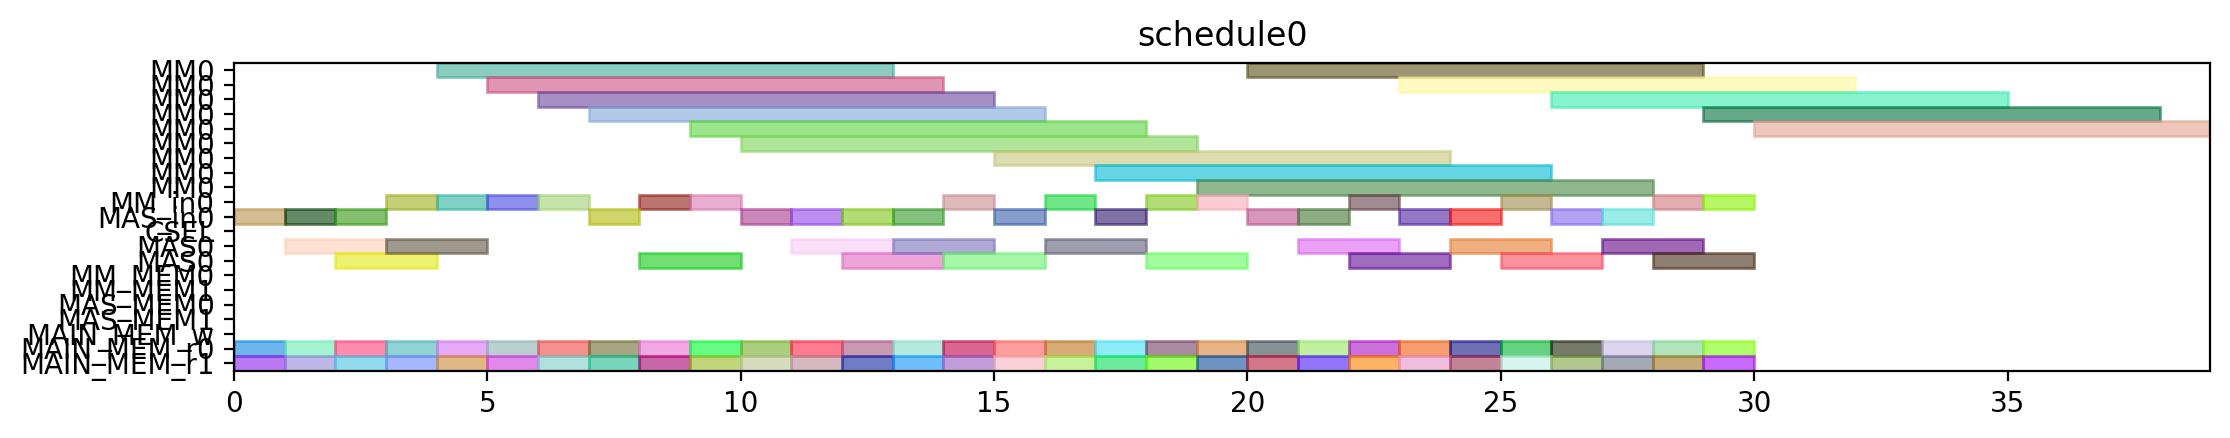

Generate this figure with Python:
from pyschedule import Scenario, solvers, plotters, alt


def solve():
	horizon = 120
	S = Scenario("schedule0", horizon=horizon)

	# resource
	MM = S.Resources('MM', num=1, size=9)
	MM_in = S.Resources('MM_in', num=1)
	MAS_in = S.Resources('MAS_in', num=1)
	CSEL = S.Resource('CSEL')
	MAS = S.Resources('MAS', num=1, size=2, periods=range(1, horizon))
	MM_MEM = S.Resources('MM_MEM', num=2)
	MAS_MEM = S.Resources('MAS_MEM', num=2)
	MAIN_MEM_w = S.Resource('MAIN_MEM_w', size=1)
	MAIN_MEM_r = S.Resources('MAIN_MEM_r', num=2)

	# result of previous scheduling

	# new tasks
	t1_t0 = S.Task('t1_t0', length=9, delay_cost=1)
	t1_t0 += alt(MM)
	t1_t0_in = S.Task('t1_t0_in', length=1, delay_cost=1)
	t1_t0_in += alt(MM_in)
	S += t1_t0_in*MM_in[0]<=t1_t0*MM[0]
	t1_t0_mem0 = S.Task('t1_t0_mem0', length=1, delay_cost=1)
	t1_t0_mem0 += MAIN_MEM_r[0]
	S += t1_t0_mem0 <= t1_t0

	t1_t0_mem1 = S.Task('t1_t0_mem1', length=1, delay_cost=1)
	t1_t0_mem1 += MAIN_MEM_r[1]
	S += t1_t0_mem1 <= t1_t0

	t1_t1 = S.Task('t1_t1', length=9, delay_cost=1)
	t1_t1 += alt(MM)
	t1_t1_in = S.Task('t1_t1_in', length=1, delay_cost=1)
	t1_t1_in += alt(MM_in)
	S += t1_t1_in*MM_in[0]<=t1_t1*MM[0]
	t1_t1_mem0 = S.Task('t1_t1_mem0', length=1, delay_cost=1)
	t1_t1_mem0 += MAIN_MEM_r[0]
	S += t1_t1_mem0 <= t1_t1

	t1_t1_mem1 = S.Task('t1_t1_mem1', length=1, delay_cost=1)
	t1_t1_mem1 += MAIN_MEM_r[1]
	S += t1_t1_mem1 <= t1_t1

	t1_t2 = S.Task('t1_t2', length=2, delay_cost=1)
	t1_t2 += alt(MAS)
	t1_t2_in = S.Task('t1_t2_in', length=1, delay_cost=1)
	t1_t2_in += alt(MAS_in)
	S += t1_t2_in*MAS_in[0]<=t1_t2*MAS[0]

	t1_t2_mem0 = S.Task('t1_t2_mem0', length=1, delay_cost=1)
	t1_t2_mem0 += MAIN_MEM_r[0]
	S += t1_t2_mem0 <= t1_t2

	t1_t2_mem1 = S.Task('t1_t2_mem1', length=1, delay_cost=1)
	t1_t2_mem1 += MAIN_MEM_r[1]
	S += t1_t2_mem1 <= t1_t2

	t1_t3 = S.Task('t1_t3', length=2, delay_cost=1)
	t1_t3 += alt(MAS)
	t1_t3_in = S.Task('t1_t3_in', length=1, delay_cost=1)
	t1_t3_in += alt(MAS_in)
	S += t1_t3_in*MAS_in[0]<=t1_t3*MAS[0]

	t1_t3_mem0 = S.Task('t1_t3_mem0', length=1, delay_cost=1)
	t1_t3_mem0 += MAIN_MEM_r[0]
	S += t1_t3_mem0 <= t1_t3

	t1_t3_mem1 = S.Task('t1_t3_mem1', length=1, delay_cost=1)
	t1_t3_mem1 += MAIN_MEM_r[1]
	S += t1_t3_mem1 <= t1_t3

	t2_t0 = S.Task('t2_t0', length=9, delay_cost=1)
	t2_t0 += alt(MM)
	t2_t0_in = S.Task('t2_t0_in', length=1, delay_cost=1)
	t2_t0_in += alt(MM_in)
	S += t2_t0_in*MM_in[0]<=t2_t0*MM[0]
	t2_t0_mem0 = S.Task('t2_t0_mem0', length=1, delay_cost=1)
	t2_t0_mem0 += MAIN_MEM_r[0]
	S += t2_t0_mem0 <= t2_t0

	t2_t0_mem1 = S.Task('t2_t0_mem1', length=1, delay_cost=1)
	t2_t0_mem1 += MAIN_MEM_r[1]
	S += t2_t0_mem1 <= t2_t0

	t2_t1 = S.Task('t2_t1', length=9, delay_cost=1)
	t2_t1 += alt(MM)
	t2_t1_in = S.Task('t2_t1_in', length=1, delay_cost=1)
	t2_t1_in += alt(MM_in)
	S += t2_t1_in*MM_in[0]<=t2_t1*MM[0]
	t2_t1_mem0 = S.Task('t2_t1_mem0', length=1, delay_cost=1)
	t2_t1_mem0 += MAIN_MEM_r[0]
	S += t2_t1_mem0 <= t2_t1

	t2_t1_mem1 = S.Task('t2_t1_mem1', length=1, delay_cost=1)
	t2_t1_mem1 += MAIN_MEM_r[1]
	S += t2_t1_mem1 <= t2_t1

	t2_t2 = S.Task('t2_t2', length=2, delay_cost=1)
	t2_t2 += alt(MAS)
	t2_t2_in = S.Task('t2_t2_in', length=1, delay_cost=1)
	t2_t2_in += alt(MAS_in)
	S += t2_t2_in*MAS_in[0]<=t2_t2*MAS[0]

	t2_t2_mem0 = S.Task('t2_t2_mem0', length=1, delay_cost=1)
	t2_t2_mem0 += MAIN_MEM_r[0]
	S += t2_t2_mem0 <= t2_t2

	t2_t2_mem1 = S.Task('t2_t2_mem1', length=1, delay_cost=1)
	t2_t2_mem1 += MAIN_MEM_r[1]
	S += t2_t2_mem1 <= t2_t2

	t2_t3 = S.Task('t2_t3', length=2, delay_cost=1)
	t2_t3 += alt(MAS)
	t2_t3_in = S.Task('t2_t3_in', length=1, delay_cost=1)
	t2_t3_in += alt(MAS_in)
	S += t2_t3_in*MAS_in[0]<=t2_t3*MAS[0]

	t2_t3_mem0 = S.Task('t2_t3_mem0', length=1, delay_cost=1)
	t2_t3_mem0 += MAIN_MEM_r[0]
	S += t2_t3_mem0 <= t2_t3

	t2_t3_mem1 = S.Task('t2_t3_mem1', length=1, delay_cost=1)
	t2_t3_mem1 += MAIN_MEM_r[1]
	S += t2_t3_mem1 <= t2_t3

	t0_t0 = S.Task('t0_t0', length=9, delay_cost=1)
	t0_t0 += alt(MM)
	t0_t0_in = S.Task('t0_t0_in', length=1, delay_cost=1)
	t0_t0_in += alt(MM_in)
	S += t0_t0_in*MM_in[0]<=t0_t0*MM[0]
	t0_t0_mem0 = S.Task('t0_t0_mem0', length=1, delay_cost=1)
	t0_t0_mem0 += MAIN_MEM_r[0]
	S += t0_t0_mem0 <= t0_t0

	t0_t0_mem1 = S.Task('t0_t0_mem1', length=1, delay_cost=1)
	t0_t0_mem1 += MAIN_MEM_r[1]
	S += t0_t0_mem1 <= t0_t0

	t0_t1 = S.Task('t0_t1', length=9, delay_cost=1)
	t0_t1 += alt(MM)
	t0_t1_in = S.Task('t0_t1_in', length=1, delay_cost=1)
	t0_t1_in += alt(MM_in)
	S += t0_t1_in*MM_in[0]<=t0_t1*MM[0]
	t0_t1_mem0 = S.Task('t0_t1_mem0', length=1, delay_cost=1)
	t0_t1_mem0 += MAIN_MEM_r[0]
	S += t0_t1_mem0 <= t0_t1

	t0_t1_mem1 = S.Task('t0_t1_mem1', length=1, delay_cost=1)
	t0_t1_mem1 += MAIN_MEM_r[1]
	S += t0_t1_mem1 <= t0_t1

	t0_t2 = S.Task('t0_t2', length=2, delay_cost=1)
	t0_t2 += alt(MAS)
	t0_t2_in = S.Task('t0_t2_in', length=1, delay_cost=1)
	t0_t2_in += alt(MAS_in)
	S += t0_t2_in*MAS_in[0]<=t0_t2*MAS[0]

	t0_t2_mem0 = S.Task('t0_t2_mem0', length=1, delay_cost=1)
	t0_t2_mem0 += MAIN_MEM_r[0]
	S += t0_t2_mem0 <= t0_t2

	t0_t2_mem1 = S.Task('t0_t2_mem1', length=1, delay_cost=1)
	t0_t2_mem1 += MAIN_MEM_r[1]
	S += t0_t2_mem1 <= t0_t2

	t0_t3 = S.Task('t0_t3', length=2, delay_cost=1)
	t0_t3 += alt(MAS)
	t0_t3_in = S.Task('t0_t3_in', length=1, delay_cost=1)
	t0_t3_in += alt(MAS_in)
	S += t0_t3_in*MAS_in[0]<=t0_t3*MAS[0]

	t0_t3_mem0 = S.Task('t0_t3_mem0', length=1, delay_cost=1)
	t0_t3_mem0 += MAIN_MEM_r[0]
	S += t0_t3_mem0 <= t0_t3

	t0_t3_mem1 = S.Task('t0_t3_mem1', length=1, delay_cost=1)
	t0_t3_mem1 += MAIN_MEM_r[1]
	S += t0_t3_mem1 <= t0_t3

	t4_t0_t0 = S.Task('t4_t0_t0', length=9, delay_cost=1)
	t4_t0_t0 += alt(MM)
	t4_t0_t0_in = S.Task('t4_t0_t0_in', length=1, delay_cost=1)
	t4_t0_t0_in += alt(MM_in)
	S += t4_t0_t0_in*MM_in[0]<=t4_t0_t0*MM[0]
	t4_t0_t0_mem0 = S.Task('t4_t0_t0_mem0', length=1, delay_cost=1)
	t4_t0_t0_mem0 += MAIN_MEM_r[0]
	S += t4_t0_t0_mem0 <= t4_t0_t0

	t4_t0_t0_mem1 = S.Task('t4_t0_t0_mem1', length=1, delay_cost=1)
	t4_t0_t0_mem1 += MAIN_MEM_r[1]
	S += t4_t0_t0_mem1 <= t4_t0_t0

	t4_t0_t1 = S.Task('t4_t0_t1', length=9, delay_cost=1)
	t4_t0_t1 += alt(MM)
	t4_t0_t1_in = S.Task('t4_t0_t1_in', length=1, delay_cost=1)
	t4_t0_t1_in += alt(MM_in)
	S += t4_t0_t1_in*MM_in[0]<=t4_t0_t1*MM[0]
	t4_t0_t1_mem0 = S.Task('t4_t0_t1_mem0', length=1, delay_cost=1)
	t4_t0_t1_mem0 += MAIN_MEM_r[0]
	S += t4_t0_t1_mem0 <= t4_t0_t1

	t4_t0_t1_mem1 = S.Task('t4_t0_t1_mem1', length=1, delay_cost=1)
	t4_t0_t1_mem1 += MAIN_MEM_r[1]
	S += t4_t0_t1_mem1 <= t4_t0_t1

	t4_t0_t2 = S.Task('t4_t0_t2', length=2, delay_cost=1)
	t4_t0_t2 += alt(MAS)
	t4_t0_t2_in = S.Task('t4_t0_t2_in', length=1, delay_cost=1)
	t4_t0_t2_in += alt(MAS_in)
	S += t4_t0_t2_in*MAS_in[0]<=t4_t0_t2*MAS[0]

	t4_t0_t2_mem0 = S.Task('t4_t0_t2_mem0', length=1, delay_cost=1)
	t4_t0_t2_mem0 += MAIN_MEM_r[0]
	S += t4_t0_t2_mem0 <= t4_t0_t2

	t4_t0_t2_mem1 = S.Task('t4_t0_t2_mem1', length=1, delay_cost=1)
	t4_t0_t2_mem1 += MAIN_MEM_r[1]
	S += t4_t0_t2_mem1 <= t4_t0_t2

	t4_t0_t3 = S.Task('t4_t0_t3', length=2, delay_cost=1)
	t4_t0_t3 += alt(MAS)
	t4_t0_t3_in = S.Task('t4_t0_t3_in', length=1, delay_cost=1)
	t4_t0_t3_in += alt(MAS_in)
	S += t4_t0_t3_in*MAS_in[0]<=t4_t0_t3*MAS[0]

	t4_t0_t3_mem0 = S.Task('t4_t0_t3_mem0', length=1, delay_cost=1)
	t4_t0_t3_mem0 += MAIN_MEM_r[0]
	S += t4_t0_t3_mem0 <= t4_t0_t3

	t4_t0_t3_mem1 = S.Task('t4_t0_t3_mem1', length=1, delay_cost=1)
	t4_t0_t3_mem1 += MAIN_MEM_r[1]
	S += t4_t0_t3_mem1 <= t4_t0_t3

	t4_t1_t0 = S.Task('t4_t1_t0', length=9, delay_cost=1)
	t4_t1_t0 += alt(MM)
	t4_t1_t0_in = S.Task('t4_t1_t0_in', length=1, delay_cost=1)
	t4_t1_t0_in += alt(MM_in)
	S += t4_t1_t0_in*MM_in[0]<=t4_t1_t0*MM[0]
	t4_t1_t0_mem0 = S.Task('t4_t1_t0_mem0', length=1, delay_cost=1)
	t4_t1_t0_mem0 += MAIN_MEM_r[0]
	S += t4_t1_t0_mem0 <= t4_t1_t0

	t4_t1_t0_mem1 = S.Task('t4_t1_t0_mem1', length=1, delay_cost=1)
	t4_t1_t0_mem1 += MAIN_MEM_r[1]
	S += t4_t1_t0_mem1 <= t4_t1_t0

	t4_t1_t1 = S.Task('t4_t1_t1', length=9, delay_cost=1)
	t4_t1_t1 += alt(MM)
	t4_t1_t1_in = S.Task('t4_t1_t1_in', length=1, delay_cost=1)
	t4_t1_t1_in += alt(MM_in)
	S += t4_t1_t1_in*MM_in[0]<=t4_t1_t1*MM[0]
	t4_t1_t1_mem0 = S.Task('t4_t1_t1_mem0', length=1, delay_cost=1)
	t4_t1_t1_mem0 += MAIN_MEM_r[0]
	S += t4_t1_t1_mem0 <= t4_t1_t1

	t4_t1_t1_mem1 = S.Task('t4_t1_t1_mem1', length=1, delay_cost=1)
	t4_t1_t1_mem1 += MAIN_MEM_r[1]
	S += t4_t1_t1_mem1 <= t4_t1_t1

	t4_t1_t2 = S.Task('t4_t1_t2', length=2, delay_cost=1)
	t4_t1_t2 += alt(MAS)
	t4_t1_t2_in = S.Task('t4_t1_t2_in', length=1, delay_cost=1)
	t4_t1_t2_in += alt(MAS_in)
	S += t4_t1_t2_in*MAS_in[0]<=t4_t1_t2*MAS[0]

	t4_t1_t2_mem0 = S.Task('t4_t1_t2_mem0', length=1, delay_cost=1)
	t4_t1_t2_mem0 += MAIN_MEM_r[0]
	S += t4_t1_t2_mem0 <= t4_t1_t2

	t4_t1_t2_mem1 = S.Task('t4_t1_t2_mem1', length=1, delay_cost=1)
	t4_t1_t2_mem1 += MAIN_MEM_r[1]
	S += t4_t1_t2_mem1 <= t4_t1_t2

	t4_t1_t3 = S.Task('t4_t1_t3', length=2, delay_cost=1)
	t4_t1_t3 += alt(MAS)
	t4_t1_t3_in = S.Task('t4_t1_t3_in', length=1, delay_cost=1)
	t4_t1_t3_in += alt(MAS_in)
	S += t4_t1_t3_in*MAS_in[0]<=t4_t1_t3*MAS[0]

	t4_t1_t3_mem0 = S.Task('t4_t1_t3_mem0', length=1, delay_cost=1)
	t4_t1_t3_mem0 += MAIN_MEM_r[0]
	S += t4_t1_t3_mem0 <= t4_t1_t3

	t4_t1_t3_mem1 = S.Task('t4_t1_t3_mem1', length=1, delay_cost=1)
	t4_t1_t3_mem1 += MAIN_MEM_r[1]
	S += t4_t1_t3_mem1 <= t4_t1_t3

	t4_t2_t0 = S.Task('t4_t2_t0', length=9, delay_cost=1)
	t4_t2_t0 += alt(MM)
	t4_t2_t0_in = S.Task('t4_t2_t0_in', length=1, delay_cost=1)
	t4_t2_t0_in += alt(MM_in)
	S += t4_t2_t0_in*MM_in[0]<=t4_t2_t0*MM[0]
	t4_t2_t0_mem0 = S.Task('t4_t2_t0_mem0', length=1, delay_cost=1)
	t4_t2_t0_mem0 += MAIN_MEM_r[0]
	S += t4_t2_t0_mem0 <= t4_t2_t0

	t4_t2_t0_mem1 = S.Task('t4_t2_t0_mem1', length=1, delay_cost=1)
	t4_t2_t0_mem1 += MAIN_MEM_r[1]
	S += t4_t2_t0_mem1 <= t4_t2_t0

	t4_t2_t1 = S.Task('t4_t2_t1', length=9, delay_cost=1)
	t4_t2_t1 += alt(MM)
	t4_t2_t1_in = S.Task('t4_t2_t1_in', length=1, delay_cost=1)
	t4_t2_t1_in += alt(MM_in)
	S += t4_t2_t1_in*MM_in[0]<=t4_t2_t1*MM[0]
	t4_t2_t1_mem0 = S.Task('t4_t2_t1_mem0', length=1, delay_cost=1)
	t4_t2_t1_mem0 += MAIN_MEM_r[0]
	S += t4_t2_t1_mem0 <= t4_t2_t1

	t4_t2_t1_mem1 = S.Task('t4_t2_t1_mem1', length=1, delay_cost=1)
	t4_t2_t1_mem1 += MAIN_MEM_r[1]
	S += t4_t2_t1_mem1 <= t4_t2_t1

	t4_t2_t2 = S.Task('t4_t2_t2', length=2, delay_cost=1)
	t4_t2_t2 += alt(MAS)
	t4_t2_t2_in = S.Task('t4_t2_t2_in', length=1, delay_cost=1)
	t4_t2_t2_in += alt(MAS_in)
	S += t4_t2_t2_in*MAS_in[0]<=t4_t2_t2*MAS[0]

	t4_t2_t2_mem0 = S.Task('t4_t2_t2_mem0', length=1, delay_cost=1)
	t4_t2_t2_mem0 += MAIN_MEM_r[0]
	S += t4_t2_t2_mem0 <= t4_t2_t2

	t4_t2_t2_mem1 = S.Task('t4_t2_t2_mem1', length=1, delay_cost=1)
	t4_t2_t2_mem1 += MAIN_MEM_r[1]
	S += t4_t2_t2_mem1 <= t4_t2_t2

	t4_t2_t3 = S.Task('t4_t2_t3', length=2, delay_cost=1)
	t4_t2_t3 += alt(MAS)
	t4_t2_t3_in = S.Task('t4_t2_t3_in', length=1, delay_cost=1)
	t4_t2_t3_in += alt(MAS_in)
	S += t4_t2_t3_in*MAS_in[0]<=t4_t2_t3*MAS[0]

	t4_t2_t3_mem0 = S.Task('t4_t2_t3_mem0', length=1, delay_cost=1)
	t4_t2_t3_mem0 += MAIN_MEM_r[0]
	S += t4_t2_t3_mem0 <= t4_t2_t3

	t4_t2_t3_mem1 = S.Task('t4_t2_t3_mem1', length=1, delay_cost=1)
	t4_t2_t3_mem1 += MAIN_MEM_r[1]
	S += t4_t2_t3_mem1 <= t4_t2_t3

	t4_t40 = S.Task('t4_t40', length=2, delay_cost=1)
	t4_t40 += alt(MAS)
	t4_t40_in = S.Task('t4_t40_in', length=1, delay_cost=1)
	t4_t40_in += alt(MAS_in)
	S += t4_t40_in*MAS_in[0]<=t4_t40*MAS[0]

	t4_t40_mem0 = S.Task('t4_t40_mem0', length=1, delay_cost=1)
	t4_t40_mem0 += MAIN_MEM_r[0]
	S += t4_t40_mem0 <= t4_t40

	t4_t40_mem1 = S.Task('t4_t40_mem1', length=1, delay_cost=1)
	t4_t40_mem1 += MAIN_MEM_r[1]
	S += t4_t40_mem1 <= t4_t40

	t4_t41 = S.Task('t4_t41', length=2, delay_cost=1)
	t4_t41 += alt(MAS)
	t4_t41_in = S.Task('t4_t41_in', length=1, delay_cost=1)
	t4_t41_in += alt(MAS_in)
	S += t4_t41_in*MAS_in[0]<=t4_t41*MAS[0]

	t4_t41_mem0 = S.Task('t4_t41_mem0', length=1, delay_cost=1)
	t4_t41_mem0 += MAIN_MEM_r[0]
	S += t4_t41_mem0 <= t4_t41

	t4_t41_mem1 = S.Task('t4_t41_mem1', length=1, delay_cost=1)
	t4_t41_mem1 += MAIN_MEM_r[1]
	S += t4_t41_mem1 <= t4_t41

	t4_t50 = S.Task('t4_t50', length=2, delay_cost=1)
	t4_t50 += alt(MAS)
	t4_t50_in = S.Task('t4_t50_in', length=1, delay_cost=1)
	t4_t50_in += alt(MAS_in)
	S += t4_t50_in*MAS_in[0]<=t4_t50*MAS[0]

	t4_t50_mem0 = S.Task('t4_t50_mem0', length=1, delay_cost=1)
	t4_t50_mem0 += MAIN_MEM_r[0]
	S += t4_t50_mem0 <= t4_t50

	t4_t50_mem1 = S.Task('t4_t50_mem1', length=1, delay_cost=1)
	t4_t50_mem1 += MAIN_MEM_r[1]
	S += t4_t50_mem1 <= t4_t50

	t4_t51 = S.Task('t4_t51', length=2, delay_cost=1)
	t4_t51 += alt(MAS)
	t4_t51_in = S.Task('t4_t51_in', length=1, delay_cost=1)
	t4_t51_in += alt(MAS_in)
	S += t4_t51_in*MAS_in[0]<=t4_t51*MAS[0]

	t4_t51_mem0 = S.Task('t4_t51_mem0', length=1, delay_cost=1)
	t4_t51_mem0 += MAIN_MEM_r[0]
	S += t4_t51_mem0 <= t4_t51

	t4_t51_mem1 = S.Task('t4_t51_mem1', length=1, delay_cost=1)
	t4_t51_mem1 += MAIN_MEM_r[1]
	S += t4_t51_mem1 <= t4_t51

	t4_t8_t0 = S.Task('t4_t8_t0', length=9, delay_cost=1)
	t4_t8_t0 += alt(MM)
	t4_t8_t0_in = S.Task('t4_t8_t0_in', length=1, delay_cost=1)
	t4_t8_t0_in += alt(MM_in)
	S += t4_t8_t0_in*MM_in[0]<=t4_t8_t0*MM[0]
	t4_t8_t0_mem0 = S.Task('t4_t8_t0_mem0', length=1, delay_cost=1)
	t4_t8_t0_mem0 += MAIN_MEM_r[0]
	S += t4_t8_t0_mem0 <= t4_t8_t0

	t4_t8_t0_mem1 = S.Task('t4_t8_t0_mem1', length=1, delay_cost=1)
	t4_t8_t0_mem1 += MAIN_MEM_r[1]
	S += t4_t8_t0_mem1 <= t4_t8_t0

	t4_t8_t1 = S.Task('t4_t8_t1', length=9, delay_cost=1)
	t4_t8_t1 += alt(MM)
	t4_t8_t1_in = S.Task('t4_t8_t1_in', length=1, delay_cost=1)
	t4_t8_t1_in += alt(MM_in)
	S += t4_t8_t1_in*MM_in[0]<=t4_t8_t1*MM[0]
	t4_t8_t1_mem0 = S.Task('t4_t8_t1_mem0', length=1, delay_cost=1)
	t4_t8_t1_mem0 += MAIN_MEM_r[0]
	S += t4_t8_t1_mem0 <= t4_t8_t1

	t4_t8_t1_mem1 = S.Task('t4_t8_t1_mem1', length=1, delay_cost=1)
	t4_t8_t1_mem1 += MAIN_MEM_r[1]
	S += t4_t8_t1_mem1 <= t4_t8_t1

	solvers.mip.solve(S,msg=1,kind='CPLEX',ratio_gap=1.01)

	solution = [['hoge']*len(S.solution()[1]) for i in range(len(S.solution()))]
	for i in range(len(S.solution())):
		for j in range(len(S.solution()[i])):
			solution[i][j]=str(S.solution()[i][j])
	print(solution)

	cycles = int(solution[-1][3])

	pic_file_name = "/mnt/rose/usr1/fukuda/ABE/multiRAM_multiMAS_16mux/scheduling_result/stage9MM1_stage2MAS1/SPARSE/schedule0.png"
	if(S.solution() != []):
		plotters.matplotlib.plot(S,img_filename=pic_file_name, show_task_labels=False, fig_size=(cycles*0.25+3, 2))

	return solution
